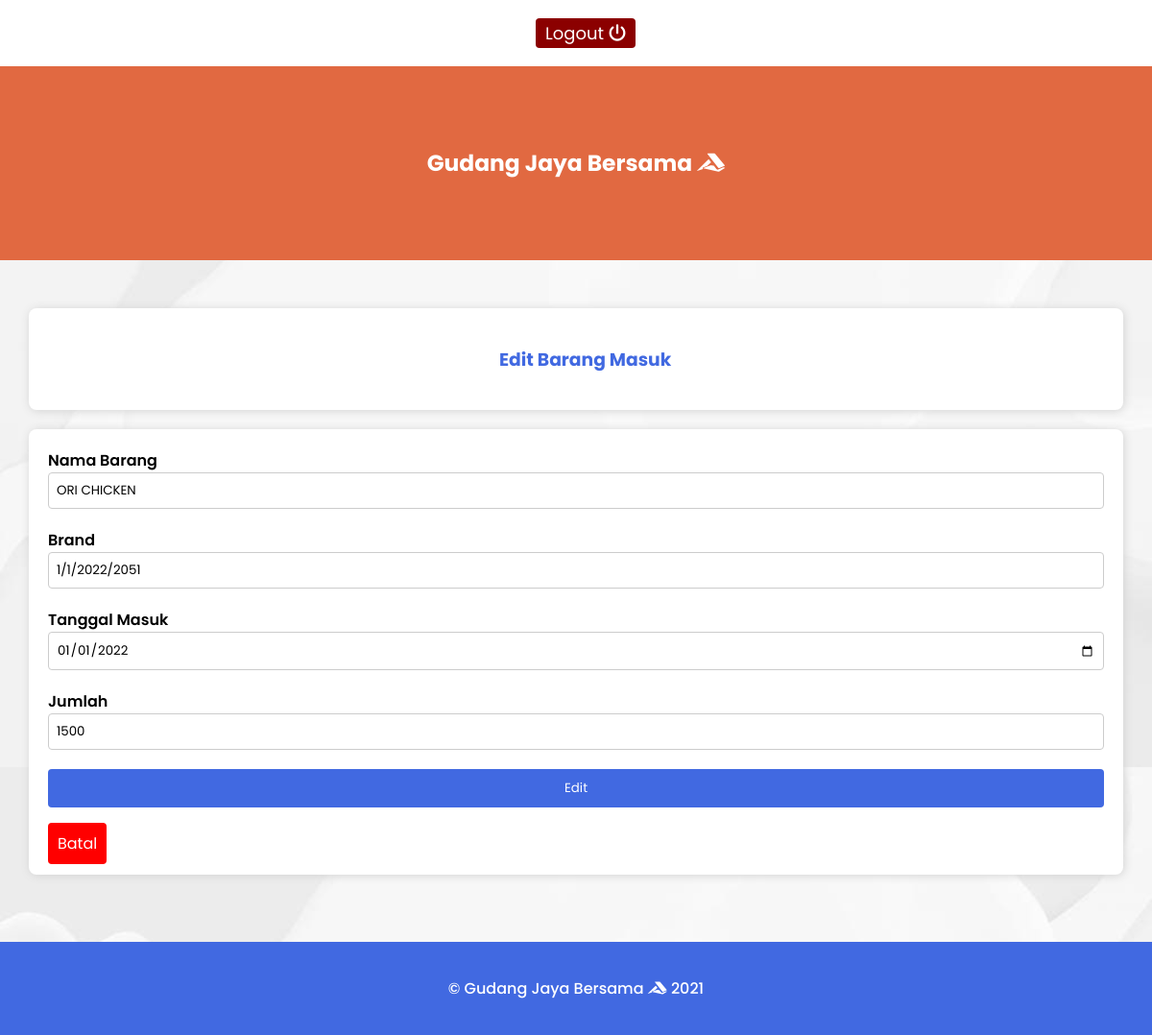
Page /rezaweb/edit-masuk.php?id=13 (signed in) on the committed database.
### tables this page shows
CREATE TABLE `barang_masuk` (
  `id` int(11) NOT NULL,
  `nama_barang` varchar(200) NOT NULL,
  `brand` varchar(200) NOT NULL,
  `tanggal_masuk` date NOT NULL,
  `jumlah` int(11) NOT NULL
);

### rezaweb/functions.php (called while the page is built, shortened)
<?php
$conn = mysqli_connect("localhost", "root", "", "gudang");
function query($query) {
	global $conn;
	$result = mysqli_query($conn, $query);
	$rows = [];
	while ( $row = mysqli_fetch_assoc($result) ) {
		$rows[] = $row;
	};
	return $rows;
};

### rezaweb/edit-masuk.php (the view, shortened to what this page needs)
<?php
require 'functions.php';
$id = $_GET["id"];
$barang_masuk = query("SELECT * FROM barang_masuk WHERE id = $id")[0];
?>
<!DOCTYPE html>
<html>
<head>
    <link rel="stylesheet" href="css/style.css">
</head>
<body>
     <header>
        <nav>
            <ul>
                <li><a href="logout.php" class="btn" style="border-bottom: none;">Logout <i class="fas fa-power-off fa-1x"></i></a></li>
            </ul>
        </nav>
        <div class="jumbotron">
            <h3>Gudang Jaya Bersama <i class="fab fa-accusoft"></i></h3>
        </div>
    </header>
    <main>
         <article class="card">
                <center><h3 style="color:royalblue;">Edit Barang Masuk</h3></center>
        </article>
        <div id="content" style="width: 100%;">
            <div class="flex">
            <article class="card" id="form1">
                <form action="" method="post">
                    <div class="jarak">
                         <label for="nama_barang">Nama Barang</label>
                         <input type="text" id="nama_barang" name="nama_barang" value="<?= $barang_masuk["nama_barang"]; ?>" placeholder="Masukkan Nama Barang" required>
                    </div>
                    <div class="jarak">
                         <label for="brand">Brand</label>
                         <input type="text" id="brand" name="brand" value="<?= $barang_masuk["brand"]; ?>" placeholder="Masukkan Brand" required>
                    </div>
                    <div class="jarak">
                         <label for="tanggal_masuk">Tanggal Masuk</label>
                         <input type="date" id="tanggal_masuk" value="<?= $barang_masuk["tanggal_masuk"]; ?>" name="tanggal_masuk" required>
                    </div>
                    <div class="jarak">
                         <label for="jumlah">Jumlah</label>
                         <input type="number" id="jumlah" value="<?= $barang_masuk["jumlah"]; ?>" name="jumlah" placeholder="Masukkan Jumlah Barang Masuk" required>
                    </div>
                    <button type="submit" name="edit" class="btn" style="width: 100%;padding:10px;background-color: royalblue;">Edit</button>
                    <br><br>
                    <a href="index.php" id="btn-hide1" class="btn-a">Batal</a>
                </form>
            </article>
            </div>
        </div>
    </main>
   <footer>
        <p>&#169 Gudang Jaya Bersama <i class="fab fa-accusoft"></i> 2021</p>
    </footer>
</body>
</html>

### rezaweb/css/style.css (style rules this page uses)
* { box-sizing: border-box; font-family: 'Poppins', sans-serif; }
html { scroll-behavior: smooth; scroll-padding: 80px; }
body { margin: 0; padding: 0; font-family: 'Poppins', sans-serif; }
header { display: inline; }
nav { background-color: white; padding: 5px; text-align: center; position: sticky; top: 0; }
nav li { display: inline; list-style-type: none; margin-right: 20px; }
nav a { font-size: 18px; font-weight: 400; text-decoration: none; color: black; }
.jumbotron { font-size: 20px; padding: 60px; background-color: rgb(225, 105, 65); text-align: center; color: #fff; }
main { padding: 50px 30px 50px 30px; overflow: auto; }
#content { float: right; width: 75%; }
article p, article h3 { text-indent: 1.2rem; }
.card { border-radius: 8px; box-shadow: 1px 1px 10px lightgrey; padding: 20px; margin: 0 0 20px 0; overflow: auto; background-color: white; }
article a[href] { color: black; text-decoration: none; }
.jarak { margin-bottom: 20px; }
label { font-weight: 600; }
input[type=text], input[type=password], input[type=number], input[type=date], input[type=file], input[type=time], input[type=datetime-local], textarea, select { width: 100%; padding: 12px; border: 1px solid #ccc; border-radius: 4px; box-sizing: border-box; }
.btn { cursor: pointer; outline: 0; background-color: royalblue; color: white; border-radius: 4px; padding: 8px; border: none; }
.btn-a { background-color: red; width: 100%; padding: 10px; border-radius: 4px; color: white !important; text-decoration: none !important; }
footer { background-color: royalblue; padding: 20px; font-weight: 500; color: white; text-align: center; }
input[type=text], input[type=search], input[type=password], input[type=number], input[type=date], input[type=file], textarea, select { width: 100%; padding: 8px; border: 1px solid #ccc; border-radius: 4px; box-sizing: border-box; }

### rezaweb/edit-masuk.php (style rules this page uses)
.btn { text-decoration: none; padding: 3px 10px; background-color: darkred; }
body { background-image: url("../images/bg.jpeg"); background-size: contain; }

### rows in the picture
barang_masuk: nama_barang "ORI CHICKEN", brand "1/1/2022/2051", tanggal_masuk "01/01/2022", jumlah "1500"
